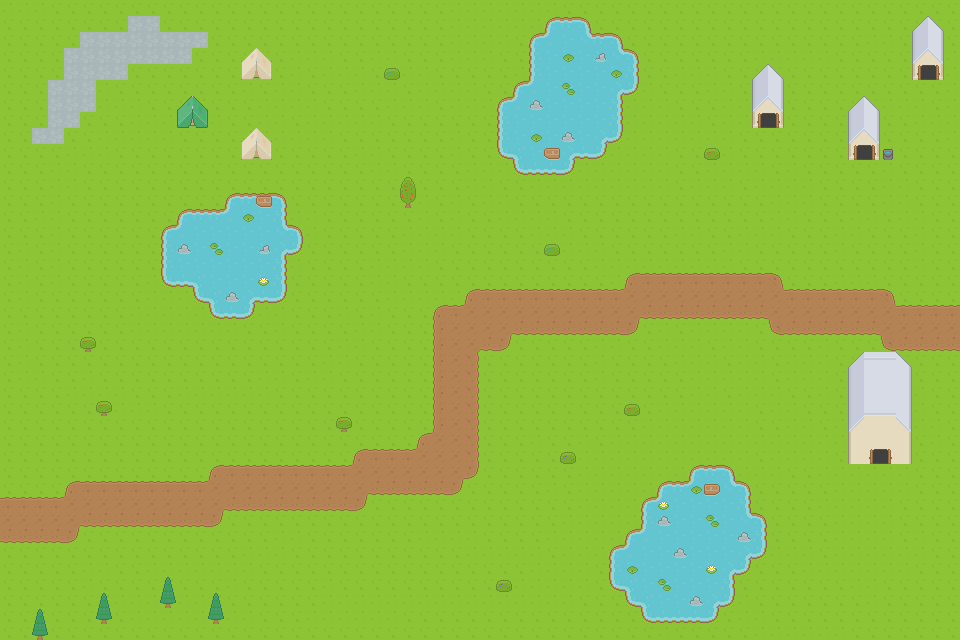

The image is a tile-based game level rendered from a .tmx file. Its description and source (layers, tilesets, objects; grid data summarised) follow:
An orthogonal 60x40 tile map with 16x16 px tiles, 4 tile layers (Kachelebene 0, Kachelebene 1, Kachelebene 2, Kachelebene 4) and 28 objects (9x Busch, 5x Baum, 3x Tent, 3x Teich, 2x KleinHaus, ...).

<map version="1.10" tiledversion="1.11.2" orientation="orthogonal" renderorder="right-down" width="60" height="40" tilewidth="16" tileheight="16" infinite="0" nextlayerid="6" nextobjectid="35">
 <editorsettings>
  <export target="../IntelliJ/FXGL/TeacherTowerDefense/src/main/resources/assets/levels/Map1.tmx" format="tmx" />
 </editorsettings>
 <tileset firstgid="1" name="Test2" tilewidth="16" tileheight="16" spacing="1" tilecount="1767" columns="57">
  <image source="../../../../Downloads/kenney_roguelike-rpg-pack/Spritesheet/roguelikeSheet_transparent.png" width="968" height="526" />
 </tileset>
 <layer id="3" name="Kachelebene 0" width="60" height="40">
  <data>[2400 cells, 2400 non-empty, 1 distinct tile ids]</data>
 </layer>
 <layer id="1" name="Kachelebene 1" width="60" height="40">
  <data>[2400 cells, 1823 non-empty, 29 distinct tile ids]</data>
 </layer>
 <layer id="2" name="Kachelebene 2" width="60" height="40">
  <data>[2400 cells, 123 non-empty, 34 distinct tile ids]</data>
 </layer>
 <layer id="4" name="Kachelebene 4" width="60" height="40">
  <data>[2400 cells, 7 non-empty, 3 distinct tile ids]</data>
 </layer>
 <objectgroup id="5" name="Logik">
  <object id="1" name="Spawn" type="Spawn" x="-2" y="500" width="7" height="41" />
  <object id="2" name="Ziel" type="Ziel" x="953" y="304" width="4" height="46" />
  <object id="4" name="Pfad" type="Pfad" x="2.66667" y="519.333">
   <polyline points="0,0 57.3333,-0.666667 85.3333,-18 198,-18 225.333,-31.3333 347.333,-34 373.333,-44.6667 409.333,-47.3333 434.667,-47.3333 447.333,-64 452,-80.6667 452.667,-101.333 453.333,-184.667 458.667,-192 471.333,-198.667 485.333,-206.667 547.333,-208.667 620,-209.333 628.667,-218.667 638.667,-226 658.667,-228 684.667,-230 712.667,-230 730.667,-228 745.333,-228 765.333,-224.667 794,-208.667 878,-209.333 899.333,-193.333 948.667,-194 957.333,-194" />
  </object>
  <object id="8" name="Haus" type="Haus" x="849.666" y="464.334">
   <polygon points="0,0 62,-0.527132 62.6667,-100.682 48,-113.333 14,-112.279 -0.666667,-100.155" />
  </object>
  <object id="9" name="KleinHausEimer" type="KleinHausEimer" x="850" y="162.667">
   <polygon points="0,0 44.6667,-3.33333 44.6667,-18 31.3333,-19.3333 31.3333,-52.6667 12,-68 -2,-54.6667" />
  </object>
  <object id="10" name="KleinHaus" type="KleinHaus" x="752.667" y="127.333">
   <polygon points="0,0 26,-0.666667 29.3333,-48 15.3333,-64.6667 -2,-49.3333" />
  </object>
  <object id="11" name="KleinHaus" type="KleinHaus" x="912.667" y="79.3333">
   <polygon points="0,0 26,-0.666667 29.3333,-48 15.3333,-64.6667 -2,-49.3333" />
  </object>
  <object id="12" name="Tent" type="Tent" x="243.333" y="158.667">
   <polygon points="0,0 27.3333,2 26.6667,-15.3333 15.3333,-30 10.6667,-32 -3.33333,-16.6667" />
  </object>
  <object id="13" name="Tent" type="Tent" x="243.333" y="77.3333">
   <polygon points="0,0 27.3333,2 26.6667,-15.3333 15.3333,-30 10.6667,-32 -3.33333,-16.6667" />
  </object>
  <object id="14" name="Tent" type="Tent" x="180" y="126.667">
   <polygon points="0,0 27.3333,2 26.6667,-15.3333 15.3333,-30 10.6667,-32 -3.33333,-16.6667" />
  </object>
  <object id="16" name="Baum" type="Baum" x="32.3333" y="607.667" width="14.6667" height="31.3333" />
  <object id="17" name="Baum" type="Baum" x="96.6667" y="591.667" width="14.6667" height="31.3333" />
  <object id="18" name="Baum" type="Baum" x="159.667" y="576.333" width="14.6667" height="31.3333" />
  <object id="19" name="Baum" type="Baum" x="399.917" y="176.083" width="14.6667" height="31.3333" />
  <object id="20" name="Busch" type="Busch" x="496.182" y="575.909" width="14.9091" height="15.2727" />
  <object id="21" name="Busch" type="Busch" x="336.045" y="415.364" width="14.9091" height="15.2727" />
  <object id="23" name="Busch" type="Busch" x="560.182" y="448.136" width="14.9091" height="15.2727" />
  <object id="24" name="Busch" type="Busch" x="624.545" y="399.864" width="14.9091" height="15.2727" />
  <object id="25" name="Busch" type="Busch" x="544" y="240" width="14.9091" height="15.2727" />
  <object id="26" name="Busch" type="Busch" x="703.545" y="143.697" width="14.9091" height="15.2727" />
  <object id="27" name="Busch" type="Busch" x="384.295" y="64.3637" width="14.9091" height="15.2727" />
  <object id="28" name="Busch" type="Busch" x="79.2121" y="336.697" width="14.9091" height="15.2727" />
  <object id="29" name="Busch" type="Busch" x="95.8788" y="399.697" width="14.9091" height="15.2727" />
  <object id="30" name="Baum" type="Baum" x="208.485" y="591.606" width="14.6667" height="31.3333" />
  <object id="31" name="Teich" type="Teich" x="162.667" y="229.333">
   <polygon points="0,0 11.3333,-4 18.6667,-17.3333 62.6667,-20 68.6667,-33.3333 116.667,-33.3333 122.667,-30 122,-9.33333 129.333,-3.33333 137.333,0 138,13.3333 136.667,20.6667 122.667,26 122.667,64 120,70 89.3333,73.3333 88.6667,84 79.3333,88.6667 52.6667,88 45.3333,73.3333 33.3333,70.6667 28.6667,57.3333 3.33333,54 -0.666667,48" />
  </object>
  <object id="32" name="Teich" type="Teich" x="545.75" y="33.5">
   <polygon points="0,0 1,-8.25 7,-14.25 36,-14.75 42.5,-10.5 45.25,-0.25 70,0.75 74.75,5.25 76.5,14.25 89,18.75 92,22.5 91.5,53.25 87.25,59.25 77.25,60.75 76.5,99.25 71.5,106.5 61,108.5 59.5,119.5 55.25,122.75 50,125.25 29.75,124.5 27,135.5 20.75,140.5 -23.75,140 -30,136.25 -32,126 -45.5,121.25 -48.25,114.5 -46.75,68.25 -37.5,64.75 -32.25,62.75 -30,52.25 -20.25,48 -16.25,47 -15.75,7.25 -10.5,0.75" />
  </object>
  <object id="33" name="Teich" type="Teich" x="664" y="482.5">
   <polygon points="0,0 24.5,0 28.25,-11.25 32.25,-16.25 64,-16 66.5,-13 70.75,-2.25 81.25,1.25 85.25,6.75 86.75,28.75 98.25,33.75 102.25,41 100.75,68.25 97.75,73.5 86,75.75 84.75,85.25 79.75,91.5 70,91.5 69.25,118.75 64.5,122.25 53,124.25 52.75,134 48.25,138.5 41.5,139.75 -15,138.75 -19,136.25 -20.5,131.75 -22.25,123.75 -33.5,122 -37,114.25 -39.25,107.25 -52.25,103.5 -54.25,82.75 -52.25,67.75 -50.25,65.5 -41.25,63 -39.5,63 -37.75,56 -34.5,51.25 -29.75,48.25 -23.25,48.25 -20.25,19.75 -14.5,16.5 -7.75,15.5 -5.25,8" />
  </object>
  <object id="34" name="PfadAussen" type="PfadAussen" x="-0.5" y="498">
   <polygon points="0,0 65.5,-1.5 71,-17 208,-17 214.5,-32 351,-32 359,-50.5 416.5,-48 426,-64.5 432.5,-66 435.5,-190 453,-192.5 465,-192 469.5,-208 624.5,-208 630.5,-223.5 778.5,-225 787,-210.5 811,-208 887,-208.5 893.5,-204.5 895.5,-195 959.5,-193 960.5,-147.5 891,-149.5 877,-164.5 776.5,-165.5 767.5,-180 672.5,-181 638.5,-179 635,-165.5 511.5,-162.5 507,-148.5 478.5,-148 478.5,-29 472,-19.5 464,-20 458,-6.5 369.5,-5 363.5,10.5 226.5,10 218,26.5 80.5,28 75.5,41.5 4,43 1,43.5" />
  </object>
 </objectgroup>
</map>
